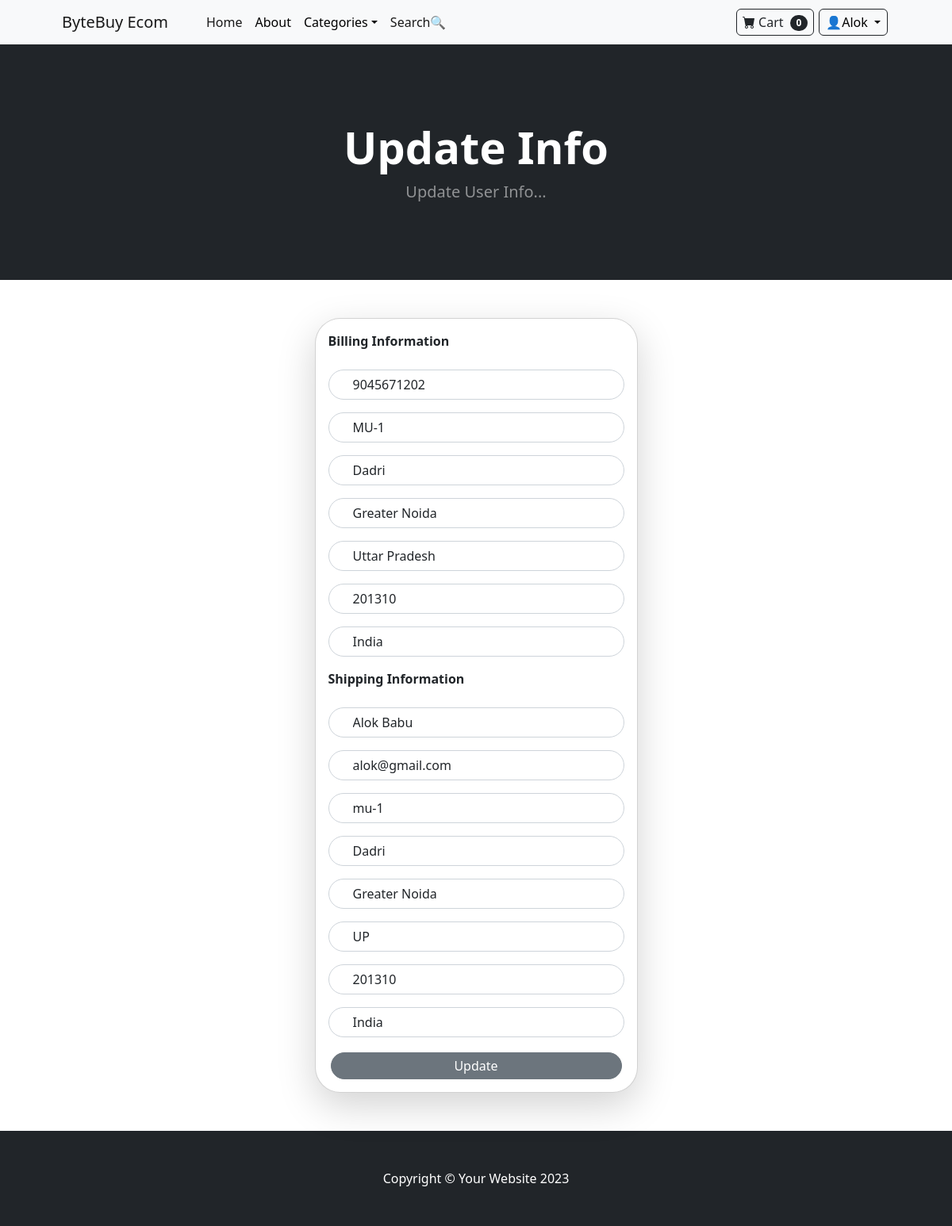
The page /update_info/ (signed in) on the database its author committed.
### store/models.py (models this page shows, shortened)
class Profile(models.Model):
    user = models.OneToOneField(User, on_delete=models.CASCADE) # One profile with One user (one - one)
    date_modified = models.DateTimeField(User, auto_now=True)
    phone = models.CharField(max_length=20, blank=True)
    address1 = models.CharField(max_length=200, blank=True)
    address2 = models.CharField(max_length=200, blank=True)
    city = models.CharField(max_length=200, blank=True)
    state = models.CharField(max_length=200, blank=True)
    zipcode = models.CharField(max_length=200, blank=True)
    country = models.CharField(max_length=200, blank=True)
    old_cart = models.CharField(max_length=200, blank=True, null=True)

### payment/models.py (models this page shows, shortened)
class ShippingAddress(models.Model):
    user = models.ForeignKey(User, on_delete=models.CASCADE, null=True, blank=True)
    shipping_full_name = models.CharField(max_length=255)
    shipping_email = models.CharField(max_length=255)
    shipping_address1 = models.CharField(max_length=255)
    shipping_address2 = models.CharField(max_length=255)
    shipping_city = models.CharField(max_length=255)
    shipping_state = models.CharField(max_length=255, null=True, blank=True)
    shipping_zipcode = models.CharField(max_length=255, null=True, blank=True)
    shipping_country = models.CharField(max_length=255)
    class Meta:
        verbose_name_plural = "Shipping Address"

### store/views.py (the view)
# urls.py: path('update_info/',views.update_info,name="update_info"),
def update_info(request):
    if request.user.is_authenticated:
        current_user = Profile.objects.get(user__id=request.user.id)
        shipping_user = ShippingAddress.objects.get(id=request.user.id)
        form = UserInfoForm(request.POST or None,instance=current_user)
        shipping_form = ShippingForm(request.POST or None, instance=shipping_user)
        if form.is_valid() or shipping_form.is_valid():
            form.save()
            shipping_form.save()
            messages.success(request, ("You info has been updated successfully!!"))
            return redirect('home')
        return render(request, "update_info.html",{'form':form, 'shipping_form':shipping_form,})
    else:
        messages.success(request, ("You Must Be Logged In!!"))
        return redirect('home')

### cart/cart.py (called while the page is built)
    def __len__(self):
        return len(self.cart)

### cart/context_processors.py (called while the page is built)
def cart(request):
    return {'cart': Cart(request)}

### store/templates/update_info.html (shortened to what this page needs)
{% extends "base.html" %}
{% block content %}
<header class="bg-dark py-5">
    <div class="container px-4 px-lg-5 my-5">
        <div class="text-center text-white">
            <h1 class="display-4 fw-bolder">Update Info</h1>
            <p class="lead fw-normal text-white-50 mb-0">Update User Info...</p>
        </div>
    </div>
</header>
<section class="py-5">
    <div class="container px-4 px-lg-5">
        <div class="row gx-4 gx-lg-5 justify-content-center">
            <div class="col-lg-5">
                <div class="card shadow-lg rounded-5">
                    <div class="card-body p-3 pb-2">
                        <strong>Billing Information</strong>
                        <br><br>
                        <form method="POST" action="{% url "update_info" %}">
                            {{ form.as_p }}
                            <strong>Shipping Information</strong>
                            <br><br>
                            {{ shipping_form.as_p }}
                            <div class="d-flex justify-content-center">
                                <button type="submit" class="btn btn-secondary w-100 mb-2 rounded-pill">Update</button>
                            </div>
                        </form>
                    </div>
                </div>
            </div>
        </div>
    </div>
</section>
{% endblock %}

### store/templates/navbar.html (shortened to what this page needs)
<nav class="navbar navbar-expand-lg navbar-light bg-light">
    <div class="container px-4 px-lg-5">
        <a class="navbar-brand" href="{% url 'home' %}">ByteBuy Ecom</a>
        <div class="collapse navbar-collapse" id="navbarSupportedContent">
            <ul class="navbar-nav me-auto mb-2 mb-lg-0 ms-lg-4">
                <li class="nav-item"><a class="nav-link active" aria-current="page" href="{% url 'home' %}">Home</a></li>
                <li class="nav-item"><a class="nav-link" href="{% url 'about' %}">About</a></li>
                <li class="nav-item dropdown">
                    <a class="nav-link dropdown-toggle" id="navbarDropdown" href="#" role="button" data-bs-toggle="dropdown" aria-expanded="false">Categories</a>
                </li>
                <li class="nav-item"><a class="nav-link active" aria-current="page" href="{% url 'search' %}">Search🔍</a></li>
            </ul>
            <ul class="navbar-nav ms-auto mb-2 mb-lg-0 bs-2">
                <li class="nav-item">
                    <a class="btn btn-outline-dark" href="{% url 'cart_summary' %}">
                        <i class="bi-cart-fill me-1"></i>Cart
                        <span class="badge bg-dark text-white ms-1 rounded-pill" id="card-quantity">{{ cart|length }}</span>
                    </a>
                </li>
                {% if user.is_authenticated %}
                <li class="nav-item dropdown">
                    <a class="nav-link dropdown-toggle btn btn-outline-dark" id="navbarDropdown" href="#" role="button" data-bs-toggle="dropdown">
                        👤{{ user.username }}
                    </a>
                </li>{% else %}
                <li class="nav-item"><a class="nav-link" href="{% url 'login' %}">👤Login</a></li>
                {% endif %}
            </ul>
        </div>
    </div>
</nav>

### rows shown on the page
Profile: phone "9045671202", address1 "MU-1", address2 "Dadri", city "Greater Noida", state "Uttar Pradesh", zipcode "201310", country "India"
ShippingAddress: shipping_full_name "Alok Babu", shipping_email "alok@gmail.com", shipping_address1 "mu-1", shipping_address2 "Dadri", shipping_city "Greater Noida", shipping_state "UP", shipping_zipcode "201310", shipping_country "India"

### other values the page prints
{{ cart|length }} "0"
{{ user.username }} "Alok"
